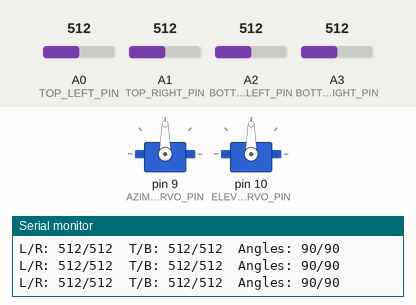
Bench run of a sketch on a simulated Arduino Uno, built with avr-gcc and run on an emulated ATmega328P. Shown: 2 × servo, the last lines printed to the serial monitor. The inputs (shaded band) are chosen by the test bench; at power-on: A0 (TOP_LEFT_PIN) = 512, A1 (TOP_RIGHT_PIN) = 512, A2 (BOTTOM_LEFT_PIN) = 512, A3 (BOTTOM_RIGHT_PIN) = 512.

Above: at 1.2 s.
1.3 s: A0 (TOP_LEFT_PIN) set to 572
2.8 s: A0 (TOP_LEFT_PIN) set to 598
At 3.41 s:
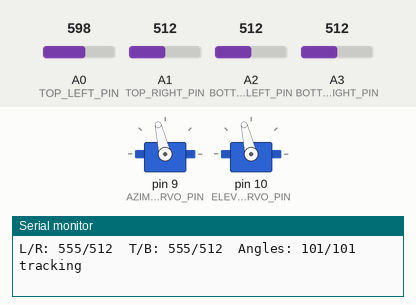
5.8 s: A1 (TOP_RIGHT_PIN) set to 543
At 8.4 s:
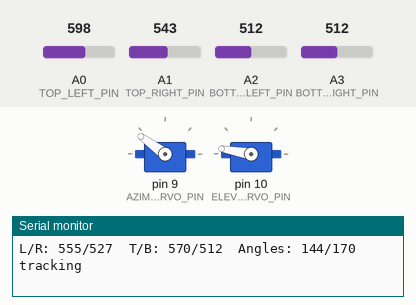
8.8 s: A2 (BOTTOM_LEFT_PIN) set to 544
At 10.7 s:
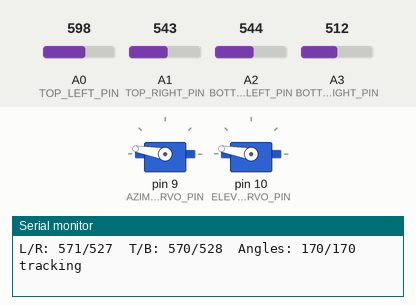
11.8 s: A2 (BOTTOM_LEFT_PIN) set to 716
At 12.45 s:
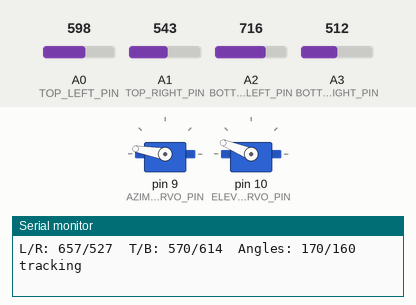
14.8 s: A3 (BOTTOM_RIGHT_PIN) set to 992
At 14.96 s:
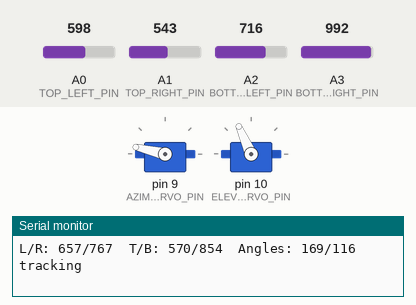
Timing chart, 0 to 20.7 s (numbered marks = the images above; inputs shaded):
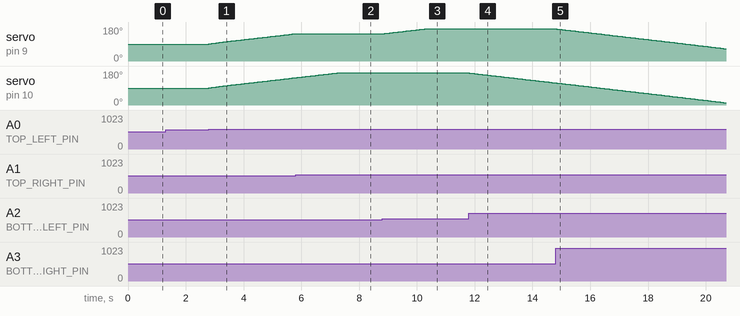

The sketch:

SolarTracker.ino
```cpp
#include <Servo.h>

// Directional light readings. Change these pins to match your Arduino Uno setup.
const byte TOP_LEFT_PIN = A0;
const byte TOP_RIGHT_PIN = A1;
const byte BOTTOM_LEFT_PIN = A2;
const byte BOTTOM_RIGHT_PIN = A3;

// Servo signal pins.
const byte AZIMUTH_SERVO_PIN = 9;
const byte ELEVATION_SERVO_PIN = 10;

// Tune these values for the panel mount and lighting conditions.
const int START_ANGLE = 90;
const int MIN_ANGLE = 10;
const int MAX_ANGLE = 170;
const int LIGHT_DEADBAND = 35;       // Ignore small differences to prevent jitter.
const int ANGLE_STEP = 1;             // Degrees moved per correction.
const unsigned long UPDATE_INTERVAL_MS = 50;

// Flip either direction if that axis turns away from the brighter side.
const bool REVERSE_AZIMUTH = false;
const bool REVERSE_ELEVATION = false;

Servo azimuthServo;
Servo elevationServo;

int azimuthAngle = START_ANGLE;
int elevationAngle = START_ANGLE;
unsigned long lastUpdate = 0;

int readAverage(byte pinA, byte pinB) {
  return (analogRead(pinA) + analogRead(pinB)) / 2;
}

int clampAngle(int angle) {
  return constrain(angle, MIN_ANGLE, MAX_ANGLE);
}

void setup() {
  azimuthServo.attach(AZIMUTH_SERVO_PIN);
  elevationServo.attach(ELEVATION_SERVO_PIN);

  azimuthServo.write(azimuthAngle);
  elevationServo.write(elevationAngle);

  Serial.begin(9600);
}

void loop() {
  if (millis() - lastUpdate < UPDATE_INTERVAL_MS) {
    return;
  }
  lastUpdate = millis();

  // Compare light from the left and right sides for horizontal tracking.
  const int leftLight = readAverage(TOP_LEFT_PIN, BOTTOM_LEFT_PIN);
  const int rightLight = readAverage(TOP_RIGHT_PIN, BOTTOM_RIGHT_PIN);

  // Compare light from the top and bottom for vertical tracking.
  const int topLight = readAverage(TOP_LEFT_PIN, TOP_RIGHT_PIN);
  const int bottomLight = readAverage(BOTTOM_LEFT_PIN, BOTTOM_RIGHT_PIN);

  bool changed = false;

  if (abs(leftLight - rightLight) > LIGHT_DEADBAND) {
    int direction = (leftLight > rightLight) ? 1 : -1;
    if (REVERSE_AZIMUTH) {
      direction = -direction;
    }
    azimuthAngle = clampAngle(azimuthAngle + direction * ANGLE_STEP);
    azimuthServo.write(azimuthAngle);
    changed = true;
  }

  if (abs(topLight - bottomLight) > LIGHT_DEADBAND) {
    int direction = (topLight > bottomLight) ? 1 : -1;
    if (REVERSE_ELEVATION) {
      direction = -direction;
    }
    elevationAngle = clampAngle(elevationAngle + direction * ANGLE_STEP);
    elevationServo.write(elevationAngle);
    changed = true;
  }

  // Serial output makes it easier to tune the deadband and rotation directions.
  Serial.print("L/R: ");
  Serial.print(leftLight);
  Serial.print("/");
  Serial.print(rightLight);
  Serial.print("  T/B: ");
  Serial.print(topLight);
  Serial.print("/");
  Serial.print(bottomLight);
  Serial.print("  Angles: ");
  Serial.print(azimuthAngle);
  Serial.print("/");
  Serial.print(elevationAngle);
  if (changed) {
    Serial.print("  tracking");
  }
  Serial.println();
}
```

Measured:
- the behaviour switches between 583 and 584 on A0 (TOP_LEFT_PIN) (found by bisection; images 0 and 1)
- the behaviour switches between 527 and 528 on A1 (TOP_RIGHT_PIN) (found by bisection; images 1 and 2)
- the behaviour switches between 527 and 528 on A2 (BOTTOM_LEFT_PIN) (found by bisection; images 2 and 3)
- after the input at 2.8 s, servo on pin 9 (AZIMUTH_SERVO_PIN), servo on pin 10 (ELEVATION_SERVO_PIN): moves from 90° to 144° over 2.9 s, starting at once
- after the input at 5.8 s, servo on pin 9 (AZIMUTH_SERVO_PIN): stays 144° (without the input it goes to 145° after 0.01 s)
- after the input at 8.8 s, servo on pin 9 (AZIMUTH_SERVO_PIN): moves from 144° to 170° over 1.4 s, starting at once
- after the input at 11.8 s, servo on pin 10 (ELEVATION_SERVO_PIN): moves from 170° to 117° over 3.0 s, starting at once
- after the input at 14.8 s, servo on pin 9 (AZIMUTH_SERVO_PIN): moves from 170° to 65° over 5.8 s, starting at once
